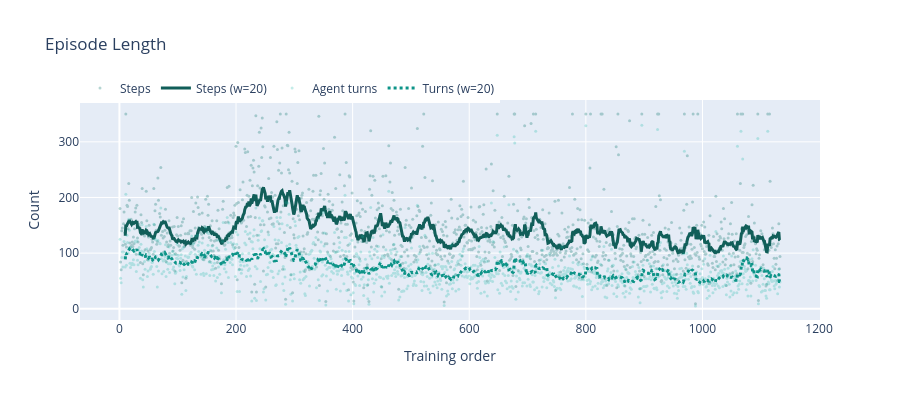

The cell this chart's notebook holds for it:
### Code cell
plot_episode_length(ep_df, WINDOW).show()

### Figure 1 — Plotly figure (JSON) as saved in the notebook; plotly's stock layout.template omitted (floating-point values rounded to 4 significant figures; data arrays with more than 128 entries replaced by an {"elided": "..."} marker saying what was removed)
{"data": [{"marker": {"color": "#0f766e", "size": 3}, "mode": "markers", "name": "Steps", "opacity": 0.3, "type": "scatter", "x": {"elided": "1133 int values"}, "y": {"elided": "1133 float values"}}, {"line": {"color": "#115e59", "width": 3}, "mode": "lines", "name": "Steps (w=20)", "type": "scatter", "x": {"elided": "1133 int values"}, "y": {"elided": "1133 float values"}}, {"marker": {"color": "#14b8a6", "size": 3}, "mode": "markers", "name": "Agent turns", "opacity": 0.25, "type": "scatter", "x": {"elided": "1133 int values"}, "y": {"elided": "1133 float values"}}, {"line": {"color": "#0d9488", "dash": "dot", "width": 3}, "mode": "lines", "name": "Turns (w=20)", "type": "scatter", "x": {"elided": "1133 int values"}, "y": {"elided": "1133 float values"}}], "layout": {"height": 400, "legend": {"orientation": "h", "y": 1.12}, "title": {"text": "Episode Length"}, "xaxis": {"title": {"text": "Training order"}}, "yaxis": {"title": {"text": "Count"}}}}
